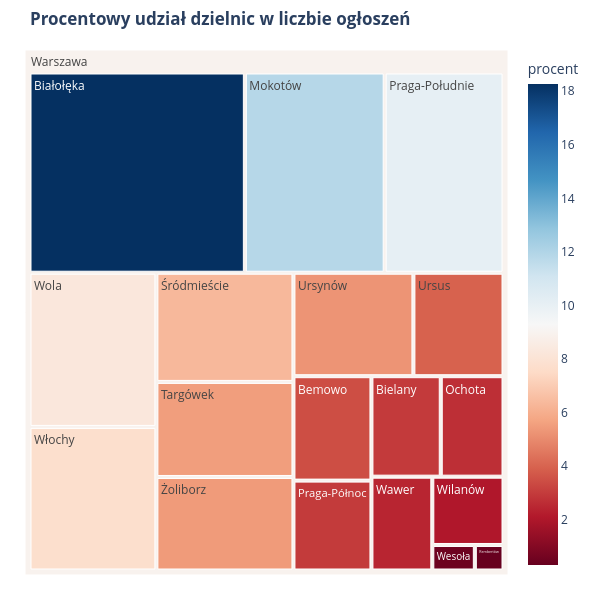

The code cell stored with this chart in its notebook:
### Code cell
#Treemap Charts
dane_wykres = df_czyste2['dzielnica'].value_counts().reset_index()
dane_wykres.columns = ['dzielnica', 'liczba_ofert']
suma_ofert = dane_wykres['liczba_ofert'].sum()
dane_wykres['procent'] = (dane_wykres['liczba_ofert']/suma_ofert*100).round(2)
dane_wykres['miasto'] = 'Warszawa'


fig = px.treemap(dane_wykres, 
                 path=['miasto', 'dzielnica'], 
                 values='procent',
                 title = '<b>Procentowy udział dzielnic w liczbie ogłoszeń</b>',
                  color='procent', hover_data=['liczba_ofert'],
                  color_continuous_scale='RdBu')
fig.update_layout(margin = dict(t=50, l=25, r=25, b=25),
                 width = 600,
                 height = 600)
fig.show()

### Figure 1 — Plotly figure (JSON) as saved in the notebook; plotly's stock layout.template omitted (floating-point values rounded to 4 significant figures)
{"data": [{"branchvalues": "total", "customdata": [["1164", 18.27], ["756", 11.86], ["642", 10.08], ["528", 8.29], ["492", 7.72], ["404", 6.34], ["352", 5.52], ["346", 5.43], ["335", 5.26], ["252", 3.95], ["220", 3.45], ["189", 2.97], ["188", 2.95], ["170", 2.67], ["154", 2.42], ["131", 2.06], ["29", 0.46], ["20", 0.31], ["(?)", 8.947]], "domain": {"x": [0, 1], "y": [0, 1]}, "hovertemplate": "labels=%{label}<br>procent_sum=%{value}<br>parent=%{parent}<br>id=%{id}<br>liczba_ofert=%{customdata[0]}<br>procent=%{color}<extra></extra>", "ids": ["Warszawa/Białołęka", "Warszawa/Mokotów", "Warszawa/Praga-Południe", "Warszawa/Wola", "Warszawa/Włochy", "Warszawa/Śródmieście", "Warszawa/Targówek", "Warszawa/Żoliborz", "Warszawa/Ursynów", "Warszawa/Ursus", "Warszawa/Bemowo", "Warszawa/Praga-Północ", "Warszawa/Bielany", "Warszawa/Ochota", "Warszawa/Wawer", "Warszawa/Wilanów", "Warszawa/Wesoła", "Warszawa/Rembertów", "Warszawa"], "labels": ["Białołęka", "Mokotów", "Praga-Południe", "Wola", "Włochy", "Śródmieście", "Targówek", "Żoliborz", "Ursynów", "Ursus", "Bemowo", "Praga-Północ", "Bielany", "Ochota", "Wawer", "Wilanów", "Wesoła", "Rembertów", "Warszawa"], "marker": {"coloraxis": "coloraxis", "colors": [18.27, 11.86, 10.08, 8.29, 7.72, 6.34, 5.52, 5.43, 5.26, 3.95, 3.45, 2.97, 2.95, 2.67, 2.42, 2.06, 0.46, 0.31, 8.947]}, "name": "", "parents": ["Warszawa", "Warszawa", "Warszawa", "Warszawa", "Warszawa", "Warszawa", "Warszawa", "Warszawa", "Warszawa", "Warszawa", "Warszawa", "Warszawa", "Warszawa", "Warszawa", "Warszawa", "Warszawa", "Warszawa", "Warszawa", ""], "type": "treemap", "values": [18.27, 11.86, 10.08, 8.29, 7.72, 6.34, 5.52, 5.43, 5.26, 3.95, 3.45, 2.97, 2.95, 2.67, 2.42, 2.06, 0.46, 0.31, 100.0]}], "layout": {"coloraxis": {"colorbar": {"title": {"text": "procent"}}, "colorscale": [[0, "rgb(103,0,31)"], [0.1, "rgb(178,24,43)"], [0.2, "rgb(214,96,77)"], [0.3, "rgb(244,165,130)"], [0.4, "rgb(253,219,199)"], [0.5, "rgb(247,247,247)"], [0.6, "rgb(209,229,240)"], [0.7, "rgb(146,197,222)"], [0.8, "rgb(67,147,195)"], [0.9, "rgb(33,102,172)"], [1, "rgb(5,48,97)"]]}, "height": 600, "legend": {"tracegroupgap": 0}, "margin": {"b": 25, "l": 25, "r": 25, "t": 50}, "title": {"text": "<b>Procentowy udział dzielnic w liczbie ogłoszeń</b>"}, "width": 600}}
